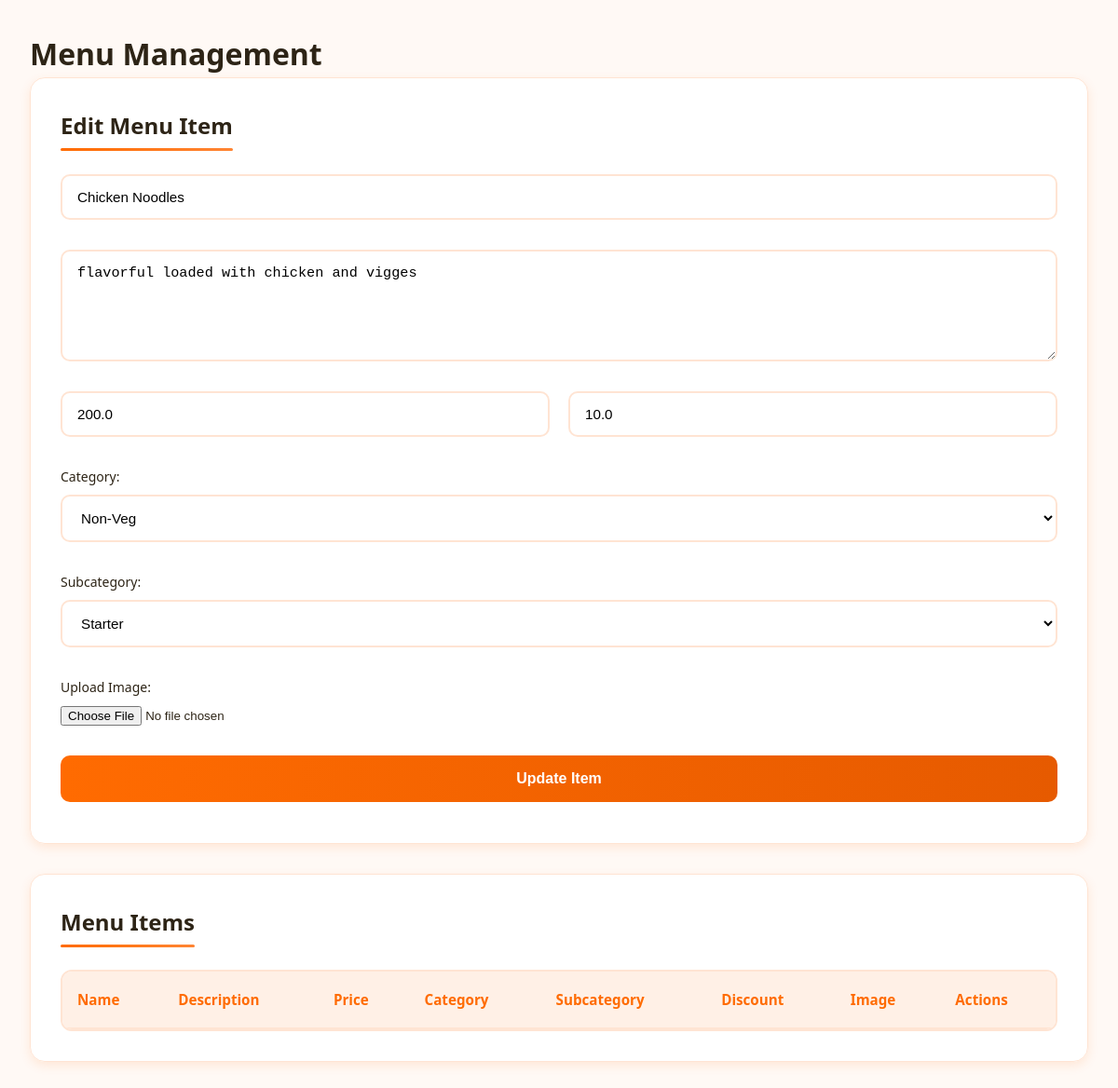
Page /edit_item/1 on the earlier database version.
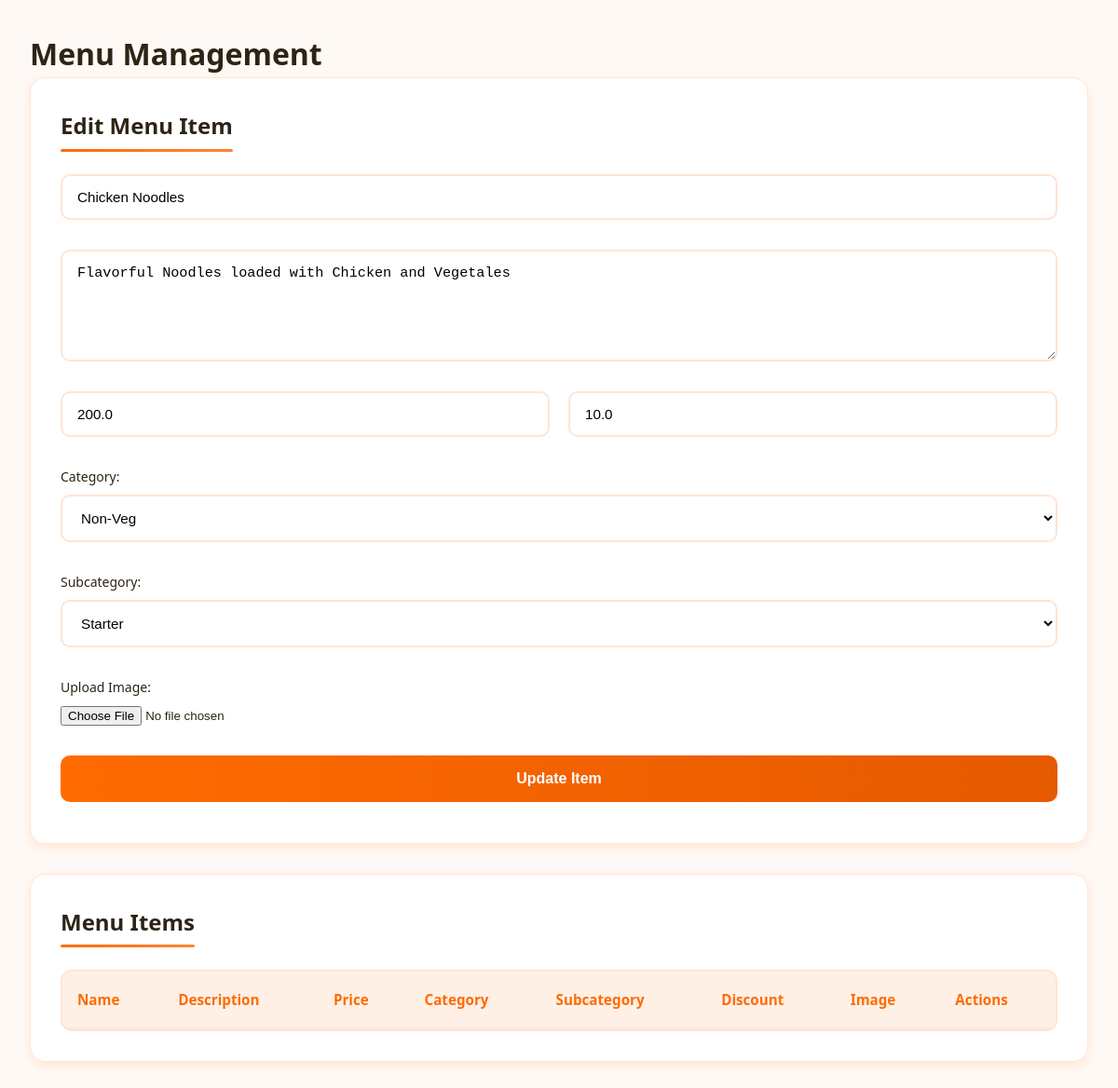
Same page on the later database version.
### tables this page shows
CREATE TABLE "menu_items" (
	"id"	INTEGER,
	"name"	TEXT NOT NULL,
	"description"	TEXT NOT NULL,
	"price"	REAL NOT NULL,
	"image_path"	TEXT NOT NULL,
	"category"	TEXT NOT NULL DEFAULT 'veg',
	"subcategory"	TEXT NOT NULL DEFAULT 'starter',
	"discount"	REAL NOT NULL DEFAULT 0.0,
	PRIMARY KEY("id" AUTOINCREMENT)
);

### mergedapp.py (the view, shortened to what this page needs)
@app.route('/edit_item/<int:item_id>', methods=['GET', 'POST'])
def edit_item(item_id):
    try:
        with sqlite3.connect(DATABASE) as conn:
            cursor = conn.cursor()
            cursor.execute('SELECT * FROM menu_items WHERE id=?', (item_id,))
            item = cursor.fetchone()
        return render_template('menu_management.html', item=item, items=[])
    except Exception as e:
        return f"Error editing item: {e}", 500

### templates/menu_management.html (shortened to what this page needs)
<html lang="en">
<head>
    <link rel="stylesheet" href="{{ url_for('static', filename='stylesss.css') }}">
</head>
<body>
    <div class="container">
        <div class="header">
            <h1>Menu Management</h1>
        </div>
        <div class="content-wrapper">
            <div class="form-section">
                <h2>{% if item %}Edit Menu Item{% else %}Add Menu Item{% endif %}</h2>
                <form method="POST" action="{% if item %}{{ url_for('edit_item', item_id=item[0]) }}{% else %}{{ url_for('add_item') }}{% endif %}" enctype="multipart/form-data" class="menu-form">
                    <div class="form-group">
                        <input type="text" name="name" placeholder="Item Name" value="{{ item[1] if item else '' }}" required>
                    </div>
                    <div class="form-group">
                        <textarea name="description" placeholder="Description" required>{{ item[2] if item else '' }}</textarea>
                    </div>
                    <div class="form-row">
                        <div class="form-group">
                            <input type="number" step="0.01" name="price" placeholder="Price" value="{{ item[3] if item else '' }}" required>
                        </div>
                        <div class="form-group">
                            <input type="number" name="discount" placeholder="Discount (%)" value="{{ item[7] if item else '' }}" min="0" max="100">
                        </div>
                    </div>
                    <div class="form-group">
                        <label for="category">Category:</label>
                        <select name="category" id="category" required>
                            <option value="non-veg" {% if item and item[5] == 'non-veg' %}selected{% endif %}>Non-Veg</option>
                        </select>
                    </div>
                    <div class="form-group">
                        <label for="subcategory">Subcategory:</label>
                        <select name="subcategory" id="subcategory" required>
                            <option value="starter" {% if item and item[6] == 'starter' %}selected{% endif %}>Starter</option>
                        </select>
                    </div>
                    <div class="form-group">
                        <label for="image">Upload Image:</label>
                        <input type="file" name="image" id="image" accept="image/*" {% if item %}required{% endif %} class="file-input">
                    </div>
                    <div class="form-group">
                        <button type="submit">{% if item %}Update Item{% else %}Add Item{% endif %}</button>
                    </div>
                </form>
            </div>
            <div class="table-section">
                <h2>Menu Items</h2>
                <div class="table-container">
                    <table>
                        <thead>
                            <tr>
                                <th>Name</th>
                                <th>Description</th>
                                <th>Price</th>
                                <th>Category</th>
                                <th>Subcategory</th>
                                <th>Discount</th>
                                <th>Image</th>
                                <th>Actions</th>
                            </tr>
                        </thead>
                    </table>
                </div>
            </div>
        </div>
    </div>
</body>
</html>

Differences in the rows shown:
changed menu_items "Chicken Noodles": description "flavorful loaded with chicken and vigges" → "Flavorful Noodles loaded with Chicken and Vegetales"
